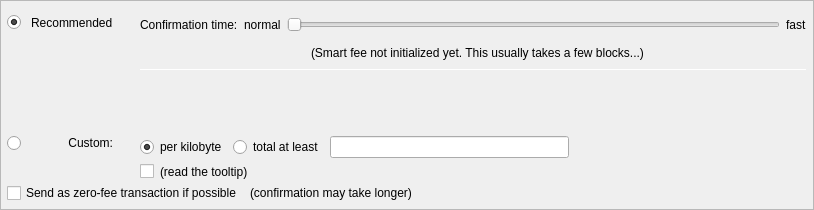
         <widget class="QFrame" name="frameFee">
          <property name="sizePolicy">
           <sizepolicy hsizetype="Expanding" vsizetype="Expanding">
            <horstretch>0</horstretch>
            <verstretch>0</verstretch>
           </sizepolicy>
          </property>
          <property name="maximumSize">
           <size>
            <width>16777215</width>
            <height>16777215</height>
           </size>
          </property>
          <property name="visible">
           <bool>false</bool>
          </property>
          <property name="frameShape">
           <enum>QFrame::StyledPanel</enum>
          </property>
          <property name="frameShadow">
           <enum>QFrame::Sunken</enum>
          </property>
          <layout class="QVBoxLayout" name="verticalLayoutFee1">
           <property name="spacing">
            <number>0</number>
           </property>
           <property name="leftMargin">
            <number>0</number>
           </property>
           <property name="topMargin">
            <number>0</number>
           </property>
           <property name="rightMargin">
            <number>0</number>
           </property>
           <property name="bottomMargin">
            <number>0</number>
           </property>
           <item>
            <layout class="QVBoxLayout" name="verticalLayoutFee2" stretch="0,0">
             <property name="spacing">
              <number>0</number>
             </property>
             <property name="leftMargin">
              <number>6</number>
             </property>
             <property name="topMargin">
              <number>0</number>
             </property>
             <property name="rightMargin">
              <number>6</number>
             </property>
             <item>
              <widget class="QFrame" name="frameFeeSelection">
               <layout class="QVBoxLayout" name="verticalLayoutFee12">
                <property name="spacing">
                 <number>0</number>
                </property>
                <property name="leftMargin">
                 <number>0</number>
                </property>
                <property name="topMargin">
                 <number>0</number>
                </property>
                <property name="rightMargin">
                 <number>0</number>
                </property>
                <property name="bottomMargin">
                 <number>0</number>
                </property>
                <item>
                 <layout class="QGridLayout" name="gridLayoutFee">
                  <property name="topMargin">
                   <number>10</number>
                  </property>
                  <property name="bottomMargin">
                   <number>4</number>
                  </property>
                  <property name="horizontalSpacing">
                   <number>10</number>
                  </property>
                  <property name="verticalSpacing">
                   <number>4</number>
                  </property>
                  <item row="2" column="0">
                   <layout class="QVBoxLayout" name="verticalLayoutFee4" stretch="0">
                    <item>
                     <spacer name="verticalSpacer_2">
                      <property name="orientation">
                       <enum>Qt::Vertical</enum>
                      </property>
                      <property name="sizeHint" stdset="0">
                       <size>
                        <width>1</width>
                        <height>1</height>
                       </size>
                      </property>
                     </spacer>
                    </item>
                   </layout>
                  </item>
                  <item row="3" column="0">
                   <layout class="QVBoxLayout" name="verticalLayoutFee9" stretch="0,1">
                    <item>
                     <widget class="QRadioButton" name="radioCustomFee">
                      <property name="text">
                       <string/>
                      </property>
                      <attribute name="buttonGroup">
                       <string notr="true">groupFee</string>
                      </attribute>
                     </widget>
                    </item>
                    <item>
                     <spacer name="verticalSpacer_6">
                      <property name="orientation">
                       <enum>Qt::Vertical</enum>
                      </property>
                      <property name="sizeHint" stdset="0">
                       <size>
                        <width>1</width>
                        <height>1</height>
                       </size>
                      </property>
                     </spacer>
                    </item>
                   </layout>
                  </item>
                  <item row="3" column="1">
                   <widget class="QLabel" name="labelCustomFee">
                    <property name="text">
                     <string>Custom:</string>
                    </property>
                    <property name="alignment">
                     <set>Qt::AlignRight|Qt::AlignTop|Qt::AlignTrailing</set>
                    </property>
                   </widget>
                  </item>
                  <item row="3" column="4">
                   <layout class="QVBoxLayout" name="verticalLayoutFee8">
                    <property name="spacing">
                     <number>6</number>
                    </property>
                    <item>
                     <layout class="QHBoxLayout" name="horizontalLayoutFee13">
                      <item>
                       <widget class="QRadioButton" name="radioCustomPerKilobyte">
                        <property name="toolTip">
                         <string>If the custom fee is set to 1000 uANKs and the transaction is only 250 bytes, then &quot;per kilobyte&quot; only pays 250 uANKs in fee,&lt;br /&gt;while &quot;at least&quot; pays 1000 uANKs. For transactions bigger than a kilobyte both pay by kilobyte.</string>
                        </property>
                        <property name="text">
                         <string>per kilobyte</string>
                        </property>
                        <property name="checked">
                         <bool>true</bool>
                        </property>
                        <attribute name="buttonGroup">
                         <string notr="true">groupCustomFee</string>
                        </attribute>
                       </widget>
                      </item>
                      <item>
                       <widget class="QRadioButton" name="radioCustomAtLeast">
                        <property name="toolTip">
                         <string>If the custom fee is set to 1000 uANKs and the transaction is only 250 bytes, then &quot;per kilobyte&quot; only pays 250 uANKs in fee,&lt;br /&gt;while &quot;total at least&quot; pays 1000 uANKs. For transactions bigger than a kilobyte both pay by kilobyte.</string>
                        </property>
                        <property name="text">
                         <string>total at least</string>
                        </property>
                        <attribute name="buttonGroup">
                         <string notr="true">groupCustomFee</string>
                        </attribute>
                       </widget>
                      </item>
                      <item>
                       <widget class="BitcoinAmountField" name="customFee"/>
                      </item>
                      <item>
                       <spacer name="horizontalSpacer_6">
                        <property name="orientation">
                         <enum>Qt::Horizontal</enum>
                        </property>
                        <property name="sizeHint" stdset="0">
                         <size>
                          <width>1</width>
                          <height>1</height>
                         </size>
                        </property>
                       </spacer>
                      </item>
                     </layout>
                    </item>
                    <item>
                     <layout class="QHBoxLayout" name="horizontalLayoutFee8">
                      <item>
                       <widget class="QCheckBox" name="checkBoxMinimumFee">
                        <property name="toolTip">
                         <string>Paying only the minimum fee is just fine as long as there is less transaction volume than space in the blocks.&lt;br /&gt;But be aware that this can end up in a never confirming transaction once there is more demand for Anker transactions than the network can process.</string>
                        </property>
                        <property name="text">
                         <string/>
                        </property>
                       </widget>
                      </item>
                      <item>
                       <widget class="QLabel" name="labelMinFeeWarning">
                        <property name="enabled">
                         <bool>true</bool>
                        </property>
                        <property name="toolTip">
                         <string>Paying only the minimum fee is just fine as long as there is less transaction volume than space in the blocks.&lt;br /&gt;But be aware that this can end up in a never confirming transaction once there is more demand for Anker transactions than the network can process.</string>
                        </property>
                        <property name="text">
                         <string>(read the tooltip)</string>
                        </property>
                        <property name="margin">
                         <number>5</number>
                        </property>
                       </widget>
                      </item>
                      <item>
                       <spacer name="horizontalSpacer_2">
                        <property name="orientation">
                         <enum>Qt::Horizontal</enum>
                        </property>
                        <property name="sizeHint" stdset="0">
                         <size>
                          <width>1</width>
                          <height>1</height>
                         </size>
                        </property>
                       </spacer>
                      </item>
                     </layout>
                    </item>
                   </layout>
                  </item>
                  <item row="1" column="1">
                   <widget class="QLabel" name="labelSmartFee_2">
                    <property name="text">
                     <string>Recommended</string>
                    </property>
                   </widget>
                  </item>
                  <item row="0" column="4" rowspan="3">
                   <layout class="QVBoxLayout" name="verticalLayoutFee3" stretch="0,0,0,0,1,0">
                    <property name="spacing">
                     <number>6</number>
                    </property>
                    <property name="topMargin">
                     <number>2</number>
                    </property>
                    <property name="bottomMargin">
                     <number>20</number>
                    </property>
                    <item>
                     <layout class="QHBoxLayout" name="horizontalLayoutFee9">
                      <item>
                       <widget class="QLabel" name="labelSmartFee3">
                        <property name="text">
                         <string>Confirmation time:</string>
                        </property>
                        <property name="margin">
                         <number>2</number>
                        </property>
                       </widget>
                      </item>
                      <item>
                       <widget class="QLabel" name="labelSmartFeeNormal">
                        <property name="text">
                         <string>normal</string>
                        </property>
                        <property name="margin">
                         <number>2</number>
                        </property>
                       </widget>
                      </item>
                      <item>
                       <widget class="QSlider" name="sliderSmartFee">
                        <property name="minimumSize">
                         <size>
                          <width>0</width>
                          <height>24</height>
                         </size>
                        </property>
                        <property name="minimum">
                         <number>0</number>
                        </property>
                        <property name="maximum">
                         <number>24</number>
                        </property>
                        <property name="pageStep">
                         <number>1</number>
                        </property>
                        <property name="value">
                         <number>0</number>
                        </property>
                        <property name="orientation">
                         <enum>Qt::Horizontal</enum>
                        </property>
                        <property name="invertedAppearance">
                         <bool>false</bool>
                        </property>
                        <property name="invertedControls">
                         <bool>false</bool>
                        </property>
                        <property name="tickPosition">
                         <enum>QSlider::NoTicks</enum>
                        </property>
                       </widget>
                      </item>
                      <item>
                       <widget class="QLabel" name="labelSmartFeeFast">
                        <property name="text">
                         <string>fast</string>
                        </property>
                       </widget>
                      </item>
                     </layout>
                    </item>
                    <item>
                     <layout class="QHBoxLayout" name="horizontalLayout_recommended_texts">
                      <property name="spacing">
                       <number>0</number>
                      </property>
                      <item>
                       <spacer name="horizontalSpacer_8">
                        <property name="orientation">
                         <enum>Qt::Horizontal</enum>
                        </property>
                        <property name="sizeHint" stdset="0">
                         <size>
                          <width>40</width>
                          <height>20</height>
                         </size>
                        </property>
                       </spacer>
                      </item>
                      <item>
                       <widget class="QLabel" name="labelFeeEstimation">
                        <property name="text">
                         <string/>
                        </property>
                        <property name="margin">
                         <number>2</number>
                        </property>
                       </widget>
                      </item>
                      <item>
                       <widget class="QLabel" name="labelSmartFee2">
                        <property name="text">
                         <string>(Smart fee not initialized yet. This usually takes a few blocks...)</string>
                        </property>
                        <property name="alignment">
                         <set>Qt::AlignLeading|Qt::AlignLeft|Qt::AlignVCenter</set>
                        </property>
                        <property name="wordWrap">
                         <bool>false</bool>
                        </property>
                        <property name="margin">
                         <number>2</number>
                        </property>
                        <property name="indent">
                         <number>-1</number>
                        </property>
                       </widget>
                      </item>
                      <item>
                       <spacer name="horizontalSpacer_3">
                        <property name="orientation">
                         <enum>Qt::Horizontal</enum>
                        </property>
                        <property name="sizeHint" stdset="0">
                         <size>
                          <width>40</width>
                          <height>20</height>
                         </size>
                        </property>
                       </spacer>
                      </item>
                     </layout>
                    </item>
                    <item>
                     <widget class="Line" name="line_2">
                      <property name="minimumSize">
                       <size>
                        <width>0</width>
                        <height>1</height>
                       </size>
                      </property>
                      <property name="maximumSize">
                       <size>
                        <width>16777215</width>
                        <height>1</height>
                       </size>
                      </property>
                      <property name="orientation">
                       <enum>Qt::Horizontal</enum>
                      </property>
                     </widget>
                    </item>
                    <item>
                     <layout class="QHBoxLayout" name="horizontalLayoutFee12">
                      <item>
                       <spacer name="horizontalSpacer_5">
                        <property name="orientation">
                         <enum>Qt::Horizontal</enum>
                        </property>
                        <property name="sizeHint" stdset="0">
                         <size>
                          <width>1</width>
                          <height>1</height>
                         </size>
                        </property>
                       </spacer>
                      </item>
                     </layout>
                    </item>
                    <item>
                     <spacer name="verticalSpacer_4">
                      <property name="orientation">
                       <enum>Qt::Vertical</enum>
                      </property>
                      <property name="sizeHint" stdset="0">
                       <size>
                        <width>1</width>
                        <height>1</height>
                       </size>
                      </property>
                     </spacer>
                    </item>
                    <item>
                     <spacer name="verticalSpacer_3">
                      <property name="orientation">
                       <enum>Qt::Vertical</enum>
                      </property>
                      <property name="sizeHint" stdset="0">
                       <size>
                        <width>20</width>
                        <height>40</height>
                       </size>
                      </property>
                     </spacer>
                    </item>
                   </layout>
                  </item>
                  <item row="1" column="2">
                   <widget class="QLabel" name="labelSmartFee">
                    <property name="text">
                     <string/>
                    </property>
                    <property name="margin">
                     <number>2</number>
                    </property>
                   </widget>
                  </item>
                  <item row="1" column="0">
                   <widget class="QRadioButton" name="radioSmartFee">
                    <property name="text">
                     <string/>
                    </property>
                    <property name="checked">
                     <bool>true</bool>
                    </property>
                    <attribute name="buttonGroup">
                     <string notr="true">groupFee</string>
                    </attribute>
                   </widget>
                  </item>
                 </layout>
                </item>
                <item>
                 <layout class="QHBoxLayout" name="horizontalLayoutFee5" stretch="0,0,0">
                  <property name="spacing">
                   <number>8</number>
                  </property>
                  <property name="bottomMargin">
                   <number>4</number>
                  </property>
                  <item>
                   <widget class="QCheckBox" name="checkBoxFreeTx">
                    <property name="text">
                     <string>Send as zero-fee transaction if possible</string>
                    </property>
                   </widget>
                  </item>
                  <item>
                   <widget class="QLabel" name="labelFreeTx">
                    <property name="text">
                     <string>(confirmation may take longer)</string>
                    </property>
                    <property name="margin">
                     <number>5</number>
                    </property>
                   </widget>
                  </item>
                  <item>
                   <spacer name="horizontalSpacerFee5">
                    <property name="orientation">
                     <enum>Qt::Horizontal</enum>
                    </property>
                    <property name="sizeHint" stdset="0">
                     <size>
                      <width>1</width>
                      <height>1</height>
                     </size>
                    </property>
                   </spacer>
                  </item>
                 </layout>
                </item>
                <item>
                 <spacer name="verticalSpacerFee2">
                  <property name="orientation">
                   <enum>Qt::Vertical</enum>
                  </property>
                  <property name="sizeHint" stdset="0">
                   <size>
                    <width>1</width>
                    <height>1</height>
                   </size>
                  </property>
                 </spacer>
                </item>
               </layout>
              </widget>
             </item>
             <item>
              <spacer name="verticalSpacerFee">
               <property name="orientation">
                <enum>Qt::Vertical</enum>
               </property>
               <property name="sizeHint" stdset="0">
                <size>
                 <width>800</width>
                 <height>1</height>
                </size>
               </property>
              </spacer>
             </item>
            </layout>
           </item>
          </layout>
         </widget>
